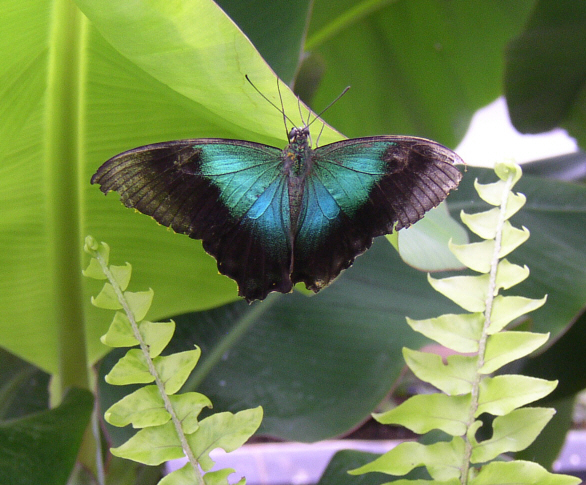
#> input picture Photo/butterfly2.jpg, 586 x 485 px
$ python InClass.py
#> lines starting #> are read from the running program, lines starting #| are printed output that depends on the picture
### Photo/imageTools.py
"""=====================================================
imageTools.py

This is a modification/implementation of the functions and data types
from Mark Guzdial's Media Computation project, taken from the implementation
for Myro in C Python

Revision 2:
* Some bug fixes
* Removed the alpha component of colors
* Added the ImageWindow class to let us handle displayed images a little better, now we can hide and reshow them.
* Added the explore method and function, which opens the image in an external viewer, where you can zoom into the image, etc.
* Added a setAllPixels function that changes all pixels to be a single color

"""

from __future__ import print_function
import time, os, sys
import math
from numpy import array

#import graphics

versionInfo = sys.version_info[0]
if versionInfo >= 3:
   import tkinter as tk
   import tkinter.colorchooser as tkColorChooser
   import tkinter.filedialog as tkFileDialog
else:
   import Tkinter as tk
   import tkColorChooser
   import tkFileDialog
try:
   from PIL import Image
except:
   print("WARNING: Image not found; do you need Python Imaging Library?", file=sys.stderr)

try:
   import PIL.ImageTk as ImageTk
except:
   print("WARNING: ImageTk not found; do you need the TkInter Library?", file=sys.stderr)

root = tk.Tk()
root.withdraw()

def update():
   root.update()

# ==============================================================

class ImageWindow:

   """An ImageWindow is a toplevel window for displaying an image."""

   def __init__(self, displayImage, wid, hgt, title = "Image", autoflush = True):
      self.master = None
      self.tkImage = None
      self.imageLabel = None
      self.closed = True
      self.width = wid
      self.height = hgt
      self.title = title
      self.autoflush = autoflush
      self.openWindow(displayImage)


   def openWindow(self, displayImage):
      self.master = tk.Toplevel(root,
                                width=self.width,
                                height=self.height,
                                bg="gray")
      self.master.protocol("WM_DELETE_WINDOW", self.close)
      self.tkImage = ImageTk.PhotoImage(displayImage)
      self.imageLabel = tk.Label(self.master, image = self.tkImage, bg="gray")
      self.imageLabel.pack()
      self.master.title(self.title)
      self.master.resizable(False, False)
      self.closed = False
      self.master.lift()
      if self.autoflush:
         update()


   # [18 lines left out: functions update, close, not called in this run]


   def isClosed(self):
      return self.closed


   def isOpen(self):
      return not self.closed


   def __autoflush(self):
      if self.autoflush:
         update()


# ==============================================================

class GraphicsObj(object):
   def __init__(self):
      pass

   def convertRange(self, val):
      """Takes in a value, and converts it to be an integer between 0 and 255"""
      if self.isNumeric(val):
         return int(max(min(val, 255), 0))
      else:
         raise TypeError("(GraphicsObj) convertRange: expected numeric input, given: " + str(val))


   def isNumeric(self, value):
      """Takes in a value, and checks if it is one of the valid numeric types,
      int, float, or long, and returns True or False"""
      return isinstance(value, int) or isinstance(value, float) or isinstance(value, long)


   # [6 lines left out: function isGoodRGB, not called in this run]


# ==============================================================

class Picture(GraphicsObj):
   """A picture object represents an image, keeping track of the size, source, and pixel values
   of an image"""


   def __init__(self):
      """Initializes a Picture object with no picture in it
      Inputs: <none>
      Return value: New empty Picture object"""
      self.width = 0
      self.height = 0
      self.image = None
      self.filename = None
      self.mode = None
      self.tkImage = None
      self.dispWindow = None


   # [46 lines left out: function set, not called in this run]
      #self.image = ImageTk.PhotoImage(self.temp, master=root)


   def load(self, filename):
      """Given a filename, open and read the data from the file into this Picture object
      Input: filename, a string that is the name of a file
      No return value
      """
      #self.image = tk.PhotoImage(file=filename, master=root)
      self.image = Image.open(filename)
      if self.image.mode != "RGB": # palette
         self.image = self.image.convert("RGB")
      self.pixels = self.image.load()
      self.width = self.image.size[0]
      self.height = self.image.size[1]
      self.palette = self.image.getpalette()
      self.filename = filename
      if self.pixels == None:
         raise ValueError("(Picture) load: image loading failed, check for Python Imaging Library version 1.1.6")


   def __repr__(self):
      """Takes no inputs, and produces a string that accurately describes the picture object"""
      return "<Picture instance ({:d} x {:d})>".format(self.width, self.height)


   def getWidth(self):
      """Returns the width of the image in the Picture"""
      return self.width

   def getHeight(self):
      """Returns the height of the image in the Picture"""
      return self.height


   def getPixel(self, x, y):
      """Takes in the column (x) and row (y) position of a pixel, and returns the
      Pixel object at that location"""
      if self._checkRange(x, y, "getPixel"):
         return Pixel( x, y, self)


   # [47 lines left out: functions getColor, getRGB, setColor, setRGB, save, not called in this run]

   def show(self):
      """Create a Toplevel widget to display the picture, if one doesn't already exist,
      and display the picture data in it"""
      if self.dispWindow == None:
         self.dispWindow = ImageWindow(self.image, self.width, self.height, self.filename)
      else:
         self.dispWindow.update(self.image)


   # [6 lines left out: function hide, not called in this run]


   def explore(self):
      self.image.show()


   #def getDisplayableImage(self):
      #tkImage = ImageTk.PhotoImage(self.image)
      #return tkImage


   def _checkRange(self, x, y, funcName):
      """Check whether the input values are valid indices to pixels in this image.
      If they are, then return True, otherwise raise an exception that describes
      what is wrong"""
      if (0 <= x < self.width) and (0 <= y < self.height):
         return True
      else:
         if x < 0:
            errStr = "input x value, {:d}, < 0".format(x)
         elif x >= self.width:
            errStr = "input x value, {:d}, >= {:d}".format(x, self.width)
         elif y < 0:
            errStr = "input y value, {:d}, < 0".format(y)
         elif y >= self.height:
            errStr = "input y value, {:d}, >= {:d}".format(y, self.height)
         else:
            errSTr = "Weird unknown error, contact developers"
         raise ValueError("(Picture) " + funcName + ": " + errStr)


# ==============================================================


class Pixel(GraphicsObj):
   """A Pixel represents a particular location and its color, within an overall Picture.
   Every Pixel has a picture to which it belongs"""


   def __init__(self, x, y, picture):
      """Given a location and a Picture, set up the Pixel object"""
      # Note: note error-checking here because Pixels cannot/should not be created willy-nilly,
      # but are created by the Picture object itself, which should know what it's doing
      self.x = x
      self.y = y
      self.picture = picture
      self.pixels = picture.pixels
      # we might need this, for gifs:
      self.palette = self.picture.image.getpalette()


   def __repr__(self):
      rgb = self.getRGB()
      template = "<Pixel instance (r={:d}, g={:d}, b={:d}) at ({:d}, {:d})>"
      return ( template.format(rgb[0],
                               rgb[1],
                               rgb[2],
                               self.x,
                               self.y))


   def getX(self):
      """Returns the x position of this Pixel"""
      return self.x

   def getY(self):
      """Returns the y position of this Pixel"""
      return self.y

   # [4 lines left out: function getColor, not called in this run]


   def getRGB(self):
      """Returns a tuple of the RGB values for this Pixel"""
      return self.pixels[self.x, self.y][:3]

   def getRed(self):
         """Returns the red value for this Pixel"""
         return self.pixels[self.x, self.y][0]

   def getGreen(self):
         """Returns the green value for this Pixel"""
         return self.pixels[self.x, self.y][1]

   def getBlue(self):
         """Returns the blue value for this Pixel"""
         return self.pixels[self.x, self.y][2]


   # [7 lines of commented-out code are left out]


   # [62 lines left out: functions setColor, setRGB, setRed, setGreen, setBlue, __eq__, not called in this run]


   def __ne__(self,other):
      """Compares two Pixels for inequality"""
      return not self.__eq__(other)


   # [11 lines left out: functions makeLighter, makeDarker, not called in this run]


# ==============================================================

class Color(GraphicsObj):
   """A Color object represents an individual color, as RGB """

   def __init__(self, *rgb):
      """
      Returns a Color object. Takes red, green, blue. All values are between 0 and 255).
      """
      #self.alpha = 255
      if len(rgb) == 1:
         self.rgb = rgb[0]
      elif len(rgb) == 3:
         self.rgb = rgb
      else:
         raise TypeError("Color(): inputs must be 3 integers: red, green, blue")
      # Convert rgb values to range from 0 to 255, and to be integers
      self.rgb = tuple([ self.convertRange(val) for val in self.rgb ])


   def __repr__(self):
      template = "<Color instance (r={:d}, g={:d}, b={:d})>"
      return template.format(self.rgb[0], self.rgb[1], self.rgb[2])

   # Accessors
   def getColor(self):
      """Returns a new Color object that is a copy of this one"""
      return Color(self.rgb)

   # [6 lines left out: function setColor, not called in this run]


   # [11 lines of commented-out code are left out]


   def getRed(self):
      """Returns the red value of this Color"""
      return self.rgb[0]
   def getGreen(self):
      """Returns the green value of this Color"""
      return self.rgb[1]
   def getBlue(self):
      """Returns the blue value of this Color"""
      return self.rgb[2]

   def getRGB(self):
      """Returns a copy of the tuple containing the RGB values of this color"""
      return tuple(self.rgb[:3])

   #def getRGBA(self):
      #"""Returns a tuple that contains the RGB and alpha values of this color"""
      #return (self.rgb[0], self.rgb[1], self.rgb[2], self.alpha)

   # [51 lines left out: functions setRGB, __eq__, __ne__, __sub__, __add__, not called in this run]


   def makeLighter(self):
      """Modifies the color object to be lighter than it is."""
      self.rgb = tuple([ self.convertRange( ((255 - val) * 0.35) + val ) for val in self.rgb ])

   def makeDarker(self):
      """Modifies this color to be darker than it is."""
      self.rgb = tuple([ self.convertRange( val * 0.65 ) for val in self.rgb ])


# ==============================================================
# A small class for iterating over the pixels in a Picture


class PixelIterator:
   """An iterator class for iterating over the Pixels in a Picture"""

   def __init__(self, picture):
      """Given the picture it refers to, it stores it away for future use"""
      self.myPicture = picture

   def __iter__(self):
      """Start at row 0 and column 0"""
      self.row = 0
      self.col = 0
      return self


   def __next__(self):
      """Return the next Pixel
      This assumes that when we need to first check if the row or column values are out of bounds,
      and to update them appropriately if so, before accessing the next pixel"""
      if self.row == self.myPicture.getHeight():
         self.row = 0
         self.col = self.col + 1

      if self.col == self.myPicture.getWidth():
         raise StopIteration
      else:
         nextPix = self.myPicture.getPixel(self.col, self.row)
         self.row = self.row + 1
         return nextPix


# ==============================================================
# Below this are functions that manipulate images

# ----------------------------------------------------------------
# Picture functions

# [16 lines left out: functions loadPicture, copyPicture, not called in this run]

# Call the function by another name, too
duplicatePicture = copyPicture


def makePicture(*args):
   """
   Takes zero or more args to make a picture.

   makePicture() - makes a 0x0 image
   makePicture(width, height)
   makePicture("filename")
   makePicture("http://image")
   makePicture(width, height, data)
   makePicture(width, height, data, "mode")
   """
   if len(args) == 0:
      retval = Picture()
   elif len(args) == 1:
      filename = args[0]
      if isinstance(filename, str):
         retval = Picture()
         if filename.startswith("http://"):
            filename, message = urllib.urlretrieve(filename)
         retval.load(filename)
      else:
         raise TypeError("makePicture: single input must be a filename or URL, given: " + str(filename))
   elif len(args) == 2:
      x = args[0]
      y = args[1]
      if isNumeric(x) and isNumeric(y):
         retval = Picture()
         retval.set(x, y)
      else:
         raise TypeError("makePicture: two inputs must be numeric, given: " + str(x) + " and " + str(y))
   elif len(args) == 3:
      x = args[0]
      y = args[1]
      if isNumeric(x) and isNumeric(y):
         if type(args[2]) in [Color, Pixel]:
            retval = Picture()
            retval.set(x, y, value=args[2].getRGB())
         elif type(args[2]) == int:
            retval = Picture()
            retval.set(x, y, value=args[2])
         elif type(args[2]) in [list, tuple]: # Undocumented
            retval = Picture()
            retval.set(x, y, value=args[2])
         else:
            template = "makePicture: third input has unknown type: {:s} is '{:s}'; should be Color, Pixel, or integer"
            raise TypeError(template.format(args[2], type(args[2])))
      else:
         raise TypeError("makePicture: first two inputs must be numeric, given: " + str(x) + " and " + str(y))
   elif len(args) == 4:
      x = args[0]
      y = args[1]
      array = args[2]
      mode = args[3]
      retval = Picture()
      retval.set(x, y, array, mode)

   return retval


def makeEmptyPicture(wid, hgt):
   """Takes a width and height in pixels, and returns a blank picture with those dimensions"""
   return makePicture(wid, hgt)


# [8 lines left out: function savePicture, not called in this run]


# define a second name for this function
def writePictureTo(pic, file):
   savePicture(pic, file)


def show(picture, name="default"):
   """Given a picture object, display it in a window.  Note that this automatically
   updates if the picture has changed, ensuring that the most recent version is always displayed"""
   picture.show()


# [4 lines left out: function repaint, not called in this run]


def hide(picture):
   """Closes the window displaying a picture"""
   picture.hide()


def explore(picture):
   """Opens a view of the picture using an external program, Preview on Macs."""
   picture.explore()


def getWidth(picture):
   """Given a Picture object, return the width of the picture"""
   if isinstance(picture, Picture):
      return picture.getWidth()
   else:
      raise TypeError("getWidth: expected Picture as input, given: " + str(picture))


def getHeight(picture):
   """Given a Picture object, return the height of the picture"""
   if isinstance(picture, Picture):
      return picture.getHeight()
   else:
      raise TypeError("getHeight: expected Picture as input, given: " + str(picture))


def getPixel(picture, x, y):
   """Given a Picture object and the (x, y) location of a pixel, return the Pixel at that location"""
   if isinstance(picture, Picture):
      return picture.getPixel(x, y)
   else:
      raise TypeError("getPixel: expected Picture as input, given: " + str(picture))


def getPixels(picture):
   """Given a Picture object, it returns an iterator object for the Pixels in the picture"""
   if isinstance(picture, Picture):
      pixIter = PixelIterator(picture)
      return pixIter
   else:
      raise TypeError("getPixels: expected Picture as input, given: " + str(picture))


# [174 lines left out: functions setAllPixels, addRect, addRectFilled, addLine, _drawVerticalLine, _plotLine, not called in this run]


def _fracPart(v):
   """Compute the fractional part of the input number"""
   return v - math.floor(v)


# -------------------------------------------------------------------------

# [275 lines left out: functions addOval, _plotPixel, addOvalFilled, addArc, _plotPixelInArc, getX and 10 more, not called in this run]


# [6 lines of commented-out code are left out]


def getRGB(pixOrColor):
   """Given either a Pixel or a Color, return the color as a tuple of numbers"""
   if isinstance(pixOrColor, Pixel) or isinstance(pixOrColor, Color):
      return pixOrColor.getRGB()
   else:
      raise TypeError("getRGB: expected input to be a Pixel or a Color, given: " + str(pixOrColor))


# [6 lines of commented-out code are left out]


# [56 lines left out: functions getGray, makeColor, distance, makeDarker, makeLighter, not called in this run]


def pickAFile():
   """Creates a dialog window for selecting a file.  Returns a string which is the filename, returning
   an empty string if no file was selected"""
   update()
   result = tkFileDialog.askopenfilename() # filetypes = [('image file', '*.jpg'), ('image file', '*.jpeg')])
#> the answer given: butterfly2.jpg
   if result == None:
      print("Warning: no file selected, returning an empty string")
      return ""
   else:
      return result


# [40 lines left out: functions pickAColor, isNumeric, isGoodRGB, not called in this run]


# ==============================================================
# Below this are predefined colors

black = Color(0, 0, 0)
white = Color(255, 255, 255)
red = Color(255, 0, 0)
green = Color(0, 255, 0)
blue = Color(0, 0, 255)
cyan = Color(0, 255, 255)
magenta = Color(255, 0, 255)
yellow = Color(255, 255, 0)
pink = Color(255, 175, 175)

### Photo/InClass.py
from imageTools import *
import time

x = pickAFile()
image = makePicture((x))
#> in load, self.image is the input picture: PIL image 586x485 RGB; mean R, G, B 113.3, 132.3, 80
show(image)
time.sleep(5)

pic1 = makePicture("butterfly2.jpg")
pic2 = makePicture("horse.jpg")
#> call 3 of load, with filename = 'horse.jpg'
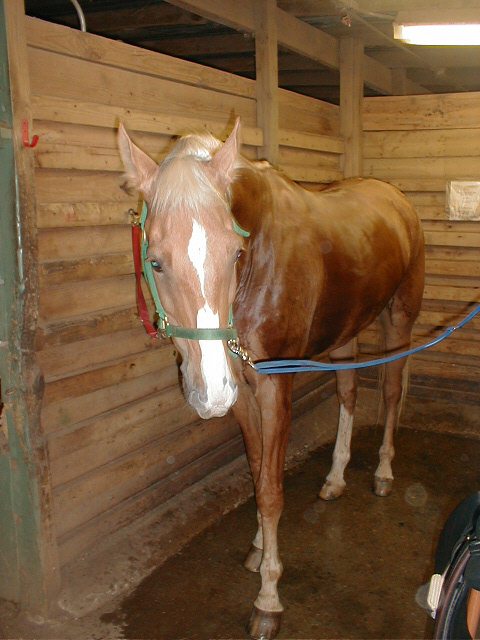
#> input picture Photo/horse.jpg, 480 x 640 px
#> in load, self.image is the input picture: PIL image 480x640 RGB; mean R, G, B 117.4, 87.3, 56.9
pic3= makePicture("redDoor.jpg")
#> call 4 of load, with filename = 'redDoor.jpg'
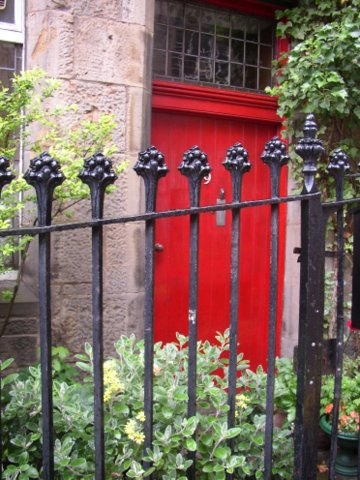
#> input picture Photo/redDoor.jpg, 360 x 480 px
#> in load, self.image is the input picture: PIL image 360x480 RGB; mean R, G, B 129.5, 103, 93.8
show(pic1)
show(pic2)
show(pic3)

print(getWidth(pic2))
print(getHeight(pic2))
a = getPixel(pic3, 25,100)
print(getRGB(a))


# Compute number of pixels based on size of image
pixIt = getPixels(pic1)
pixList = list(pixIt)
print(pixList[1:3])
#> in __repr__, `rgb = self.getRGB()`: rgb = (153, 204, 51)
